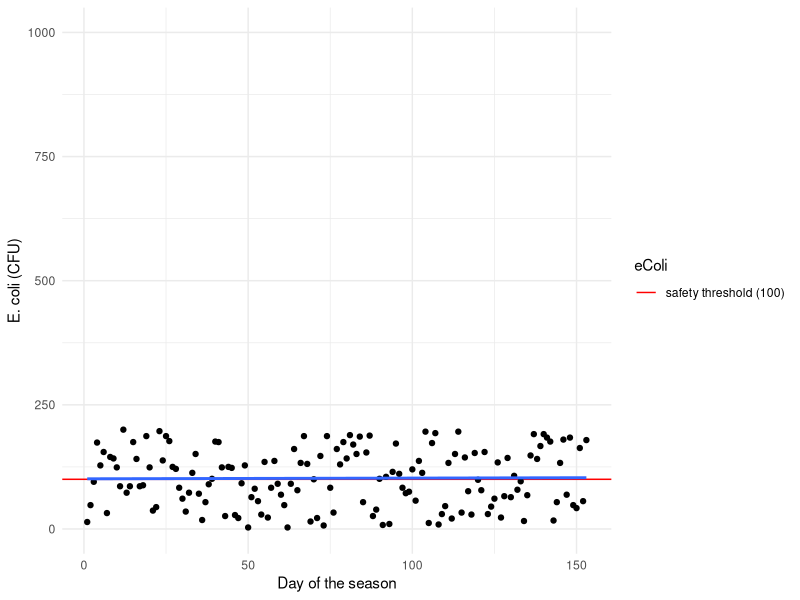
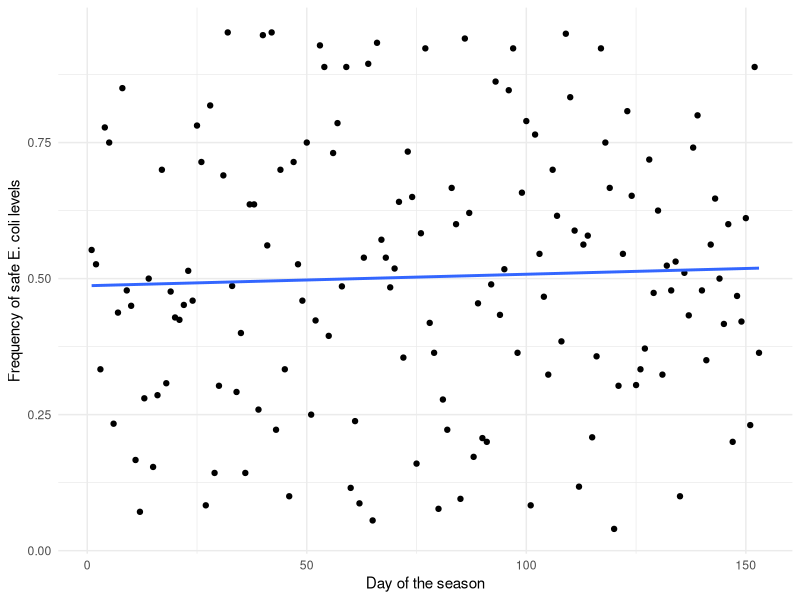
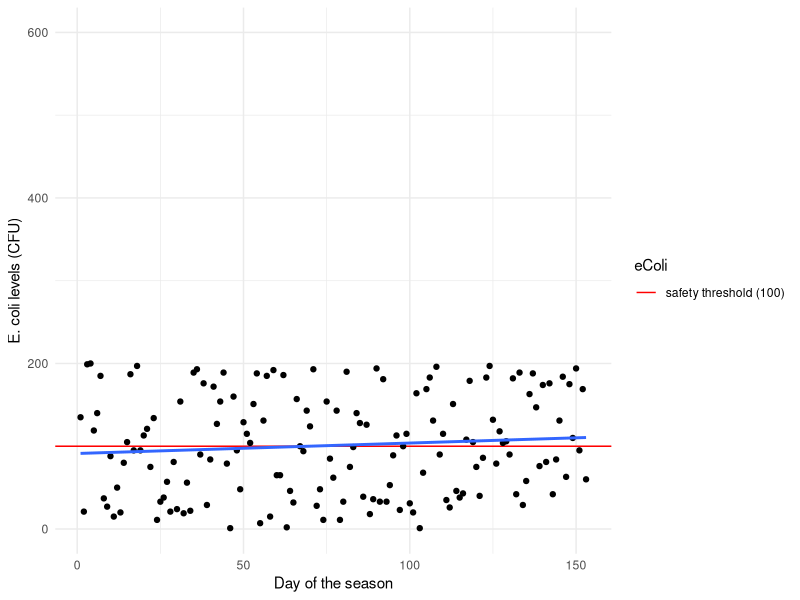
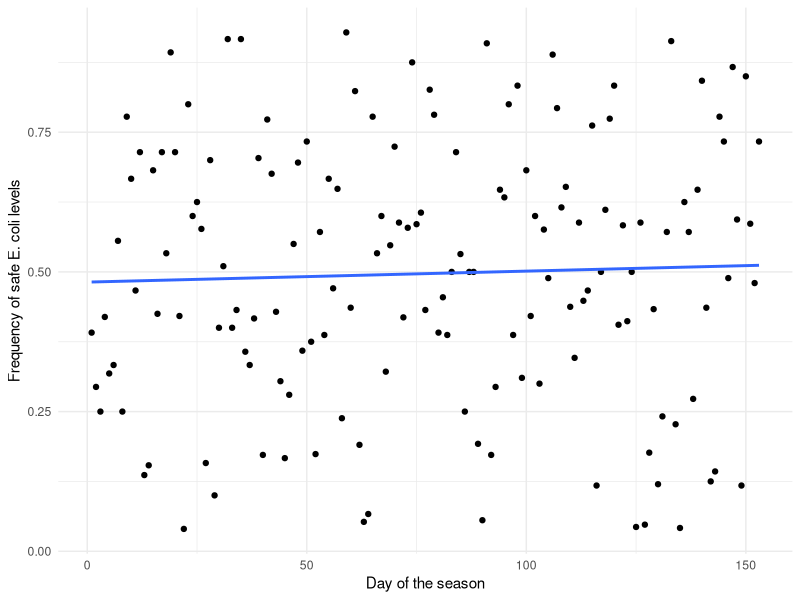

R code for these plots, in order:
## ---- chunk 1
#| echo: false
#| warning: false
#| label: fig-sunnysideEcoli
#| fig-cap: "E. coli levels in CFU over the sampeling season at Sunnyside beach. The safe E. coli level threshold is also shown (red) as well as the line of best fit (blue)."
#| fig.height: 2.5
#| fig.pos: "H"

library(tidyverse)

#### Read in the sunnyside data ####
sunnyside <-
  read_csv(
    file = "../data/sunnyside.csv",
    show_col_types = FALSE
  )

cutoff <- data.frame(yintercept=100, eColi='safety threshold (100)')

#create scatterplot
sunnyside |>
  ggplot(aes(x = day, y = eColi)) +
  ylim(0.1,1000) +
  geom_hline(aes(yintercept = yintercept,linetype = eColi), color = "red", cutoff)+
  geom_point() +
  geom_smooth(method = "lm", se = FALSE)+
  theme_minimal() +
  labs(x = "Day of the season", y = "E. coli (CFU)") 
## ---- chunk 2
#| echo: false
#| warning: false
#| label: fig-sunnysideFreq
#| fig-cap: "Frequency of safe E. coli levels over the sampeling season at Sunnyside beach. The frequency indicates how often the given beach is considered open and safe to use. Blue is the line fo best fit."
#| fig.height: 2.5
#| fig.pos: "H"

#create scatterplot
sunnyside |>
  ggplot(aes(x = day, y = yearsSafe/(yearsSafe + yearsUnSafe))) +
  geom_point() +
  geom_smooth(method = "lm", se = FALSE)+
  theme_minimal() + 
  labs(x = "Day of the season", y = "Frequency of safe E. coli levels") 
## ---- chunk 3
#| echo: false
#| warning: false
#| label: fig-marieCurtisEcoli
#| fig-cap: "E. coli levels in CFU over the sampeling season at Marie Curtis beach. The safe E. coli level threshold is also shown (red) as well as a line of best fit (blue)."
#| fig.height: 2.4
#| fig.pos: "H"

#### Read in the Marie Curtis data ####
marieCurtis <-
  read_csv(
    file = "../data/marieCurtis.csv",
    show_col_types = FALSE
  )

cutoff <- data.frame(yintercept=100, eColi='safety threshold (100)')

#create scatterplot
marieCurtis |>
  ggplot(aes(x = day, y = eColi)) +
  ylim(0.1,600) +
  geom_hline(aes(yintercept = yintercept,linetype = eColi), color = "red", cutoff)+
  geom_point() +
  geom_smooth(method = "lm", se = FALSE)+
  theme_minimal() + 
  labs(x = "Day of the season", y = "E. coli levels (CFU)") 
## ---- chunk 4
#| echo: false
#| warning: false
#| label: fig-marieCurtisFreq
#| fig-cap: "Frequency of safe E. coli levels over the sampeling season at Marie Curtis beach. The frequency indicates how often the given beach is considered open and safe to use. Blue is a line of best fit."
#| fig.height: 2.5
#| fig.pos: "H"

#create scatterplot
marieCurtis |>
  ggplot(aes(x = day, y = yearsSafe/(yearsSafe + yearsUnSafe))) +
  geom_point() +
  geom_smooth(method = "lm", se = FALSE)+
  theme_minimal() + 
  labs(x = "Day of the season", y = "Frequency of safe E. coli levels") 
